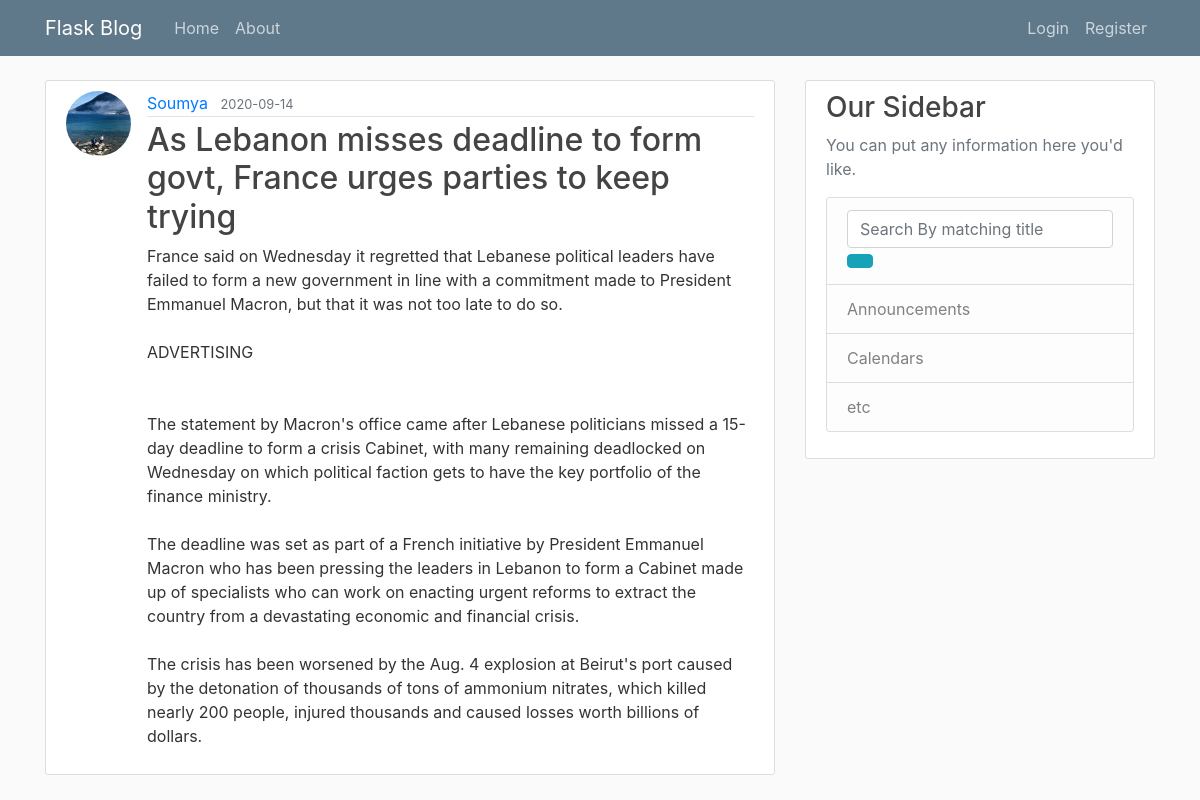
The app's page /post/36 with its own data.
### flaskblog/models.py (models this page shows, shortened)
class User(db.Model, UserMixin):
    id = db.Column(db.Integer, primary_key=True)
    username = db.Column(db.String(20), unique=True, nullable=False)
    email = db.Column(db.String(120), unique=True, nullable=False)
    password = db.Column(db.String(60), nullable=False)
    image_file = db.Column(db.String(20), nullable=False, default='default.jpg')
    posts = db.relationship('Post', backref='author', lazy=True)

class Post(db.Model):
    id = db.Column(db.Integer, primary_key=True)
    title = db.Column(db.String(100), nullable=False)
    date_posted = db.Column(db.DateTime, nullable=False, default=datetime.utcnow)
    content = db.Column(db.Text, nullable=False)
    user_id = db.Column(db.Integer, db.ForeignKey('user.id'), nullable=False)

### flaskblog/posts/routes.py (the view)
@posts.route("/post/<int:post_id>")
def post(post_id):
    post = Post.query.get_or_404(post_id)
    return render_template('post.html', title=post.title, post=post)

### flaskblog/templates/post.html (shortened to what this page needs)
{% extends "layout.html" %}
{%  block content %}
    <article class="media content-section">
    <img class="rounded-circle article-img" src="{{ url_for('static', filename='profile_pics/' + post.author.image_file) }}" alt="">
    <div class="media-body">
        <div class="article-metadata">
            <a class="mr-2" href="{{ url_for('users.user_posts', username=post.author.username) }}">{{ post.author.username }}</a>
            <small class="text-muted">{{ post.date_posted.strftime('%Y-%m-%d') }}</small>
        </div>
        <h2 class="article-title">{{ post.title }}</h2>
        <p class="article-content">{{ post.content }}</p>
    </div>
    </article>
{% endblock content %}

### flaskblog/static/main.css (style rules this page uses)
body { background: #fafafa; color: #333333; margin-top: 5rem; }
h1, h2, h3, h4, h5, h6 { color: #444444; }
.content-section { background: #ffffff; padding: 10px 20px; border: 1px solid #dddddd; border-radius: 3px; margin-bottom: 20px; }
.article-title { color: #444444; }
.article-content { white-space: pre-line; }
.article-img { height: 65px; width: 65px; margin-right: 16px; }
.article-metadata { padding-bottom: 1px; margin-bottom: 4px; border-bottom: 1px solid #e3e3e3; }

### records on screen
User: image_file (picture), author.username "Soumya"
Post: date_posted "2020-09-14", title "As Lebanon misses deadline to form govt, France urges parties to keep trying", content "France said on Wednesday it regretted that Lebanese political leaders have failed to form a new government in line with a commitment made to President Emmanuel Macron, but that it was not too late to do so. ADVERTISING The statement by Macron's office came after Lebanese politicians missed a 15-day deadline to form a crisis Cabinet, with many remaining deadlocked on Wednesday on which political faction gets to have the key portfolio of the finance ministry. The deadline was set as part of a French initiative by President Emmanuel Macron who has been pressing the leaders in Lebanon to form a Cabinet made up of specialists who can work on enacting urgent reforms to extract the country from a…"
